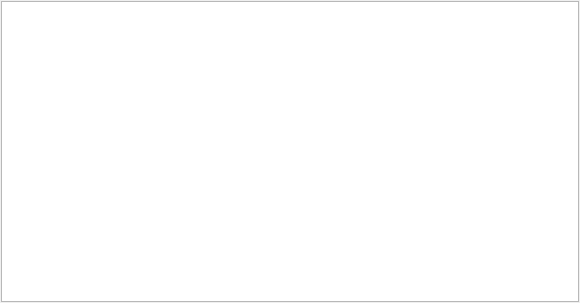
<?xml version="1.0" encoding="UTF-8"?>
<ui version="4.0">
 <class>LogInfoWidget</class>
 <widget class="QWidget" name="LogInfoWidget">
  <property name="geometry">
   <rect>
    <x>0</x>
    <y>0</y>
    <width>580</width>
    <height>303</height>
   </rect>
  </property>
  <property name="windowTitle">
   <string>Form</string>
  </property>
  <layout class="QVBoxLayout" name="formVerticalLayout">
   <property name="margin">
    <number>1</number>
   </property>
   <item>
    <widget class="QTextEdit" name="_infoWidget">
     <property name="readOnly">
      <bool>true</bool>
     </property>
    </widget>
   </item>
  </layout>
 </widget>
 <resources/>
 <connections/>
</ui>
